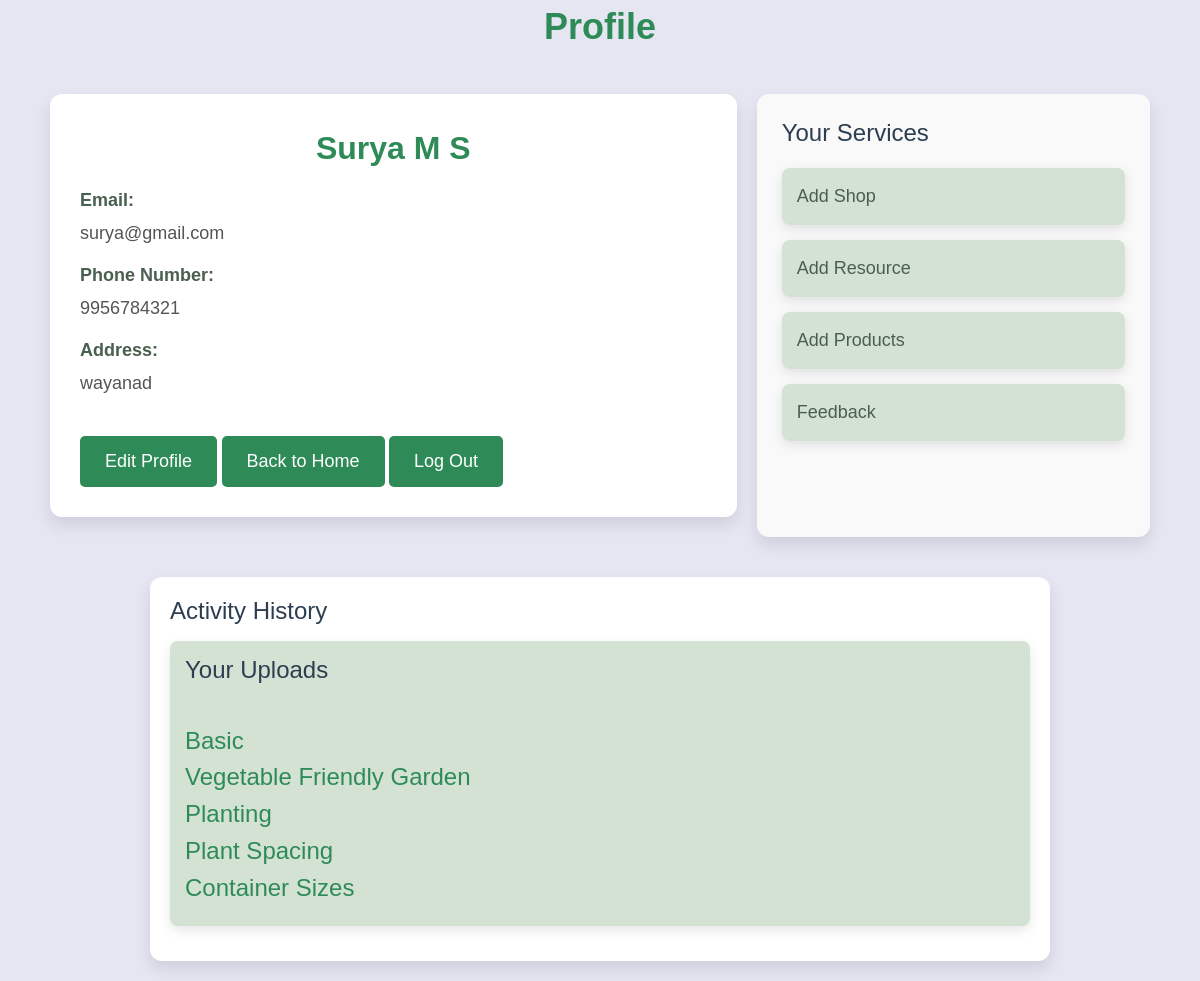
Screenshot of /profProfile/ (signed in) with the database file from the repository.
### garden_app/models.py (models this page shows, shortened)
class prof_reg(models.Model):
    STATUS=(
        ('applied','Applied'),
        ('approved','Approved'),
        ('rejected','Rejected'),
    )
    fname=models.CharField(max_length=100)
    lname=models.CharField(max_length=100)
    em=models.EmailField(unique=True,max_length=100)
    phno = models.CharField(max_length=10)
    passw = models.CharField(max_length=100)
    confirm_pass=models.CharField(max_length=100)
    add=models.CharField(max_length=100)
    status=models.CharField(max_length=20,choices=STATUS,default='applied')
    def __str__(self):
        return self.fname

class resource(models.Model):
    title = models.CharField(max_length=255)
    video_file = models.FileField(upload_to='videos/', blank=True, null=True)
    image_file = models.ImageField(upload_to='images/', blank=True, null=True)
    description = models.TextField()
    name = models.CharField(max_length=100)  # Name of the uploader

### garden_app/views.py (the view)
# urls.py: path('profProfile/',views.profProfile,name="profProfile"),
def profProfile(request):
    em=request.session['email']
    pr = prof_reg.objects.get(em=em)
    up_vdo = resource.objects.filter(name=pr)  # 'name' it's the ForeignKey field
    if pr:
        prof_info = {
            'fname':pr.fname,
            'lname':pr.lname,
            'add':pr.add,
            'phno':pr.phno,
            'em':pr.em,
            'passw':pr.passw,
            'confirm_pass':pr.confirm_pass,
            'up_vdo':up_vdo,
        }
        return render(request,'profProfile.html',prof_info)
    else:
        return render(request,'profProfile.html')

### garden_app/templates/profProfile.html (shortened to what this page needs)
{% load static %}
<!DOCTYPE html>
<html lang="en">
<head>
    <link href="https://cdn.jsdelivr.net/npm/bootstrap@5.3.0/dist/css/bootstrap.min.css" rel="stylesheet">
</head>
<body class="bg-gray-100 p-6">
    <div class="profile-heading">
        Profile
    </div>
    <div class="container">
        <div class="profile-header">
            <div class="profile-info">
                <div class="text-center">
                    <div class="profile-name">{{ fname }} {{ lname }}</div>
                </div>
                <div class="profile-info-item">
                    <label>Email:</label>
                    <span>{{ em }}</span>
                </div>
                <div class="profile-info-item">
                    <label>Phone Number:</label>
                    <span>{{ phno }}</span>
                </div>
                <div class="profile-info-item">
                    <label>Address:</label>
                    <span>{{ add }}</span>
                </div>
                <div class="mt-4">
                    <a href="/update_pro/" class="footer-link">Edit Profile</a>
                    <a href="/profhome/" class="footer-link">Back to Home</a>
                    <a class="footer-link" href="/prof_logout/">Log Out</a>
                </div>
            </div>
        </div>
        <div class="sidebar">
            <h3>Your Services</h3>
            <div class="sidebar-item"><a href="/addshop/">Add Shop</a></div>
            <div class="sidebar-item"><a href="/vdo/">Add Resource</a></div>
            <div class="sidebar-item"><a href="/add_products/">Add Products</a></div>
            <div class="sidebar-item"><a href="/feedrate/">Feedback</a></div>
        </div>
    </div>
    <div class="activity-container">
        <h3>Activity History</h3>
        <div class="sidebar-item">
            <h3>Your Uploads</h3><br>
            {% if up_vdo %}
                {% for resource in up_vdo %}
                    <div class="resource-card">
                        <h4 class="resource-title">{{ resource.title }}</h4>
                    </div>
                {% endfor %}
            {% else %}
                <p>No resources uploaded yet.</p>
            {% endif %}
        </div>
    </div>
</body>
</html>

### rows the page displays
prof_reg: fname "Surya", lname "M S", em "surya@gmail.com", phno "9956784321", add "wayanad"
resource: title "Basic"
resource: title "Vegetable Friendly Garden"
resource: title "Planting"
resource: title "Plant Spacing"
resource: title "Container Sizes"
